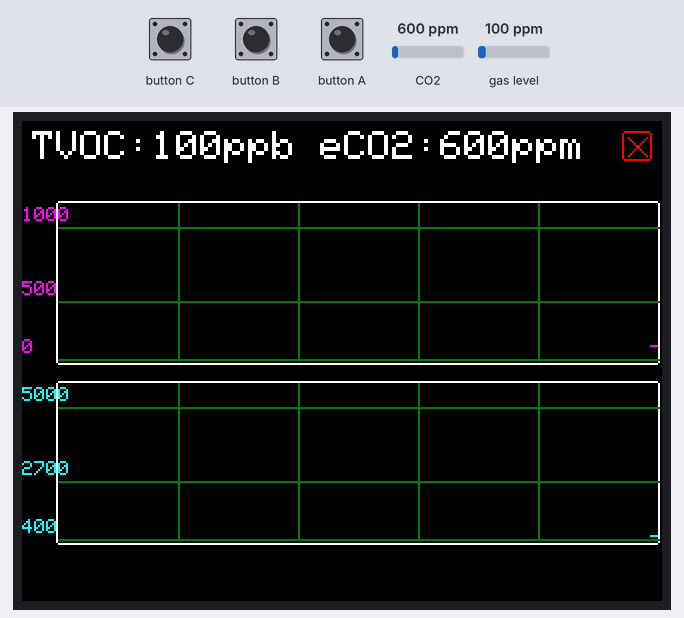
The program below on a simulated ESP32. Shown: 320×240 colour display. The inputs (shaded band) are chosen by the test bench; at power-on: CO2 600 ppm, gas level 100 ppm. Storage starts empty; EEPROM starts erased; what the program prints to the serial monitor is not drawn.

Above: at 19.9 s.
20.0 s: button B pressed for 0.15 s
At 20.3 s:
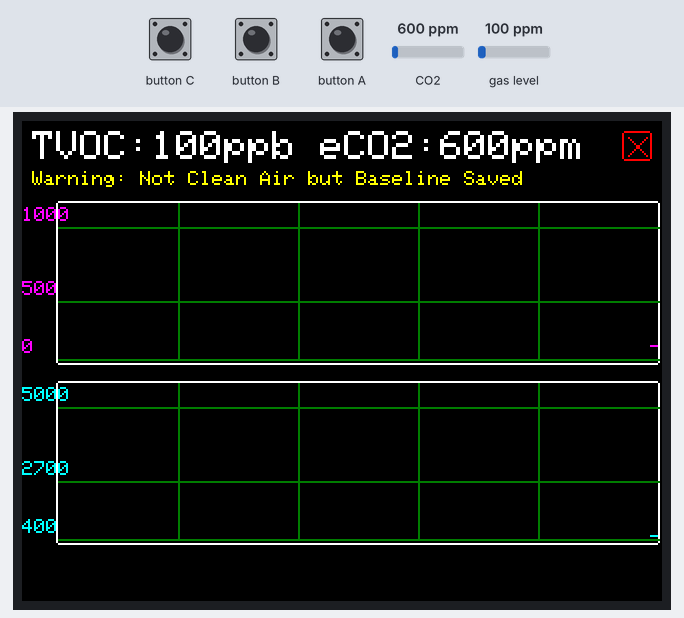
20.7 s: button A pressed for 0.15 s
At 22.3 s:
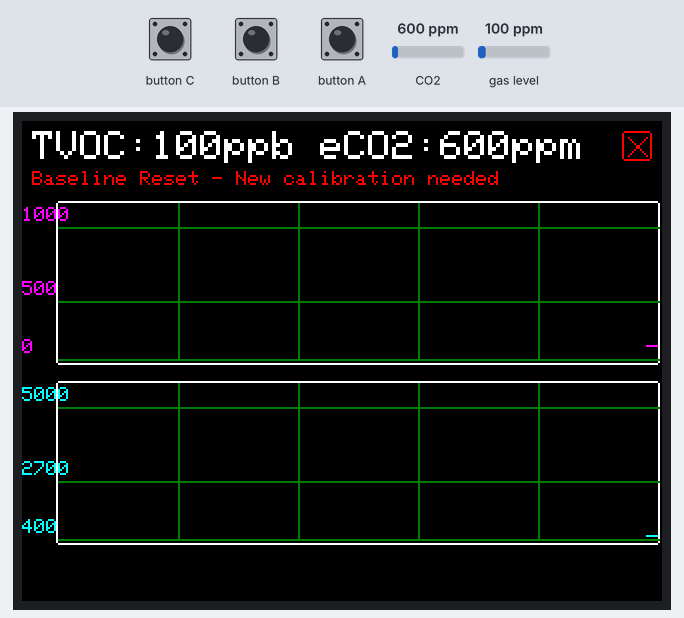
24.0 s: button C pressed for 0.15 s
At 25.2 s:
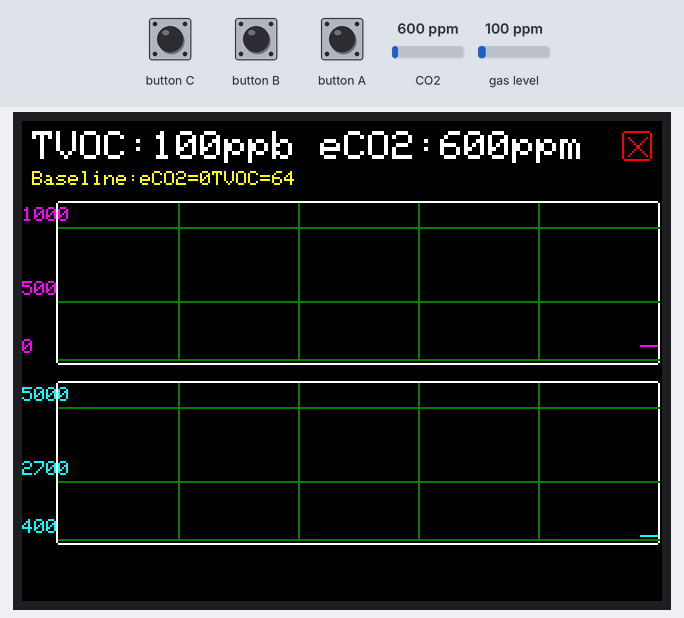
27.0 s: CO2 set to 452 ppm
At 28.3 s:
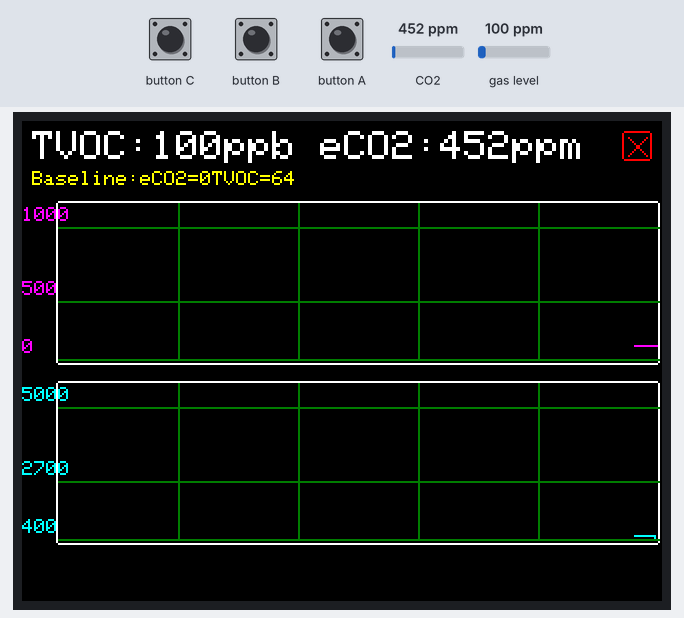
29.1 s: button B pressed for 1 s
At 30.3 s:
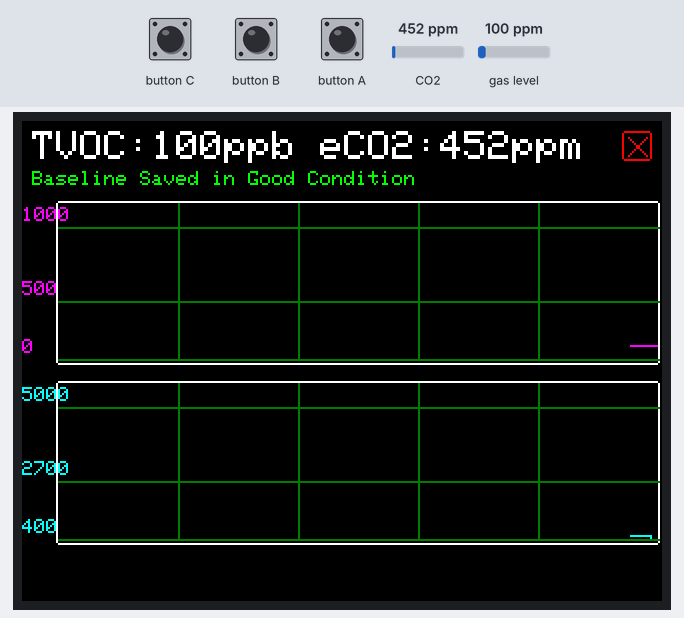
32.0 s: gas level set to 20 ppm
At 33.4 s:
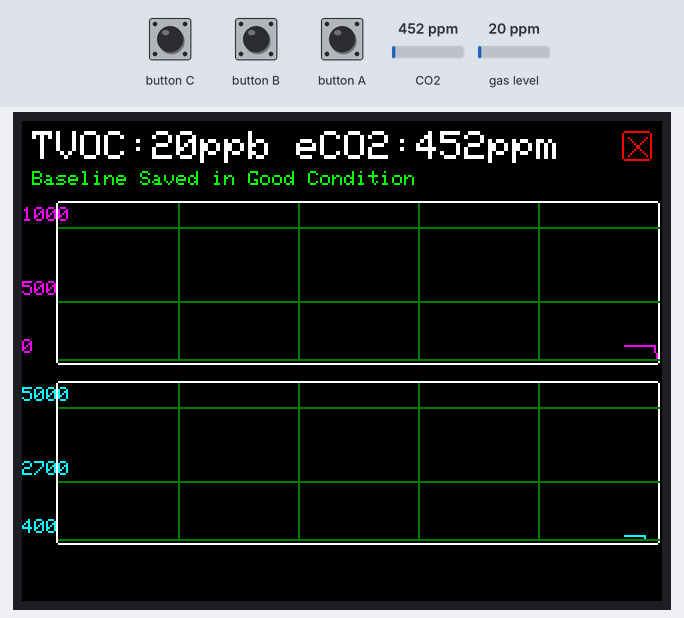
Timing chart, 0 to 35.0 s (numbered marks = the images above; inputs shaded):
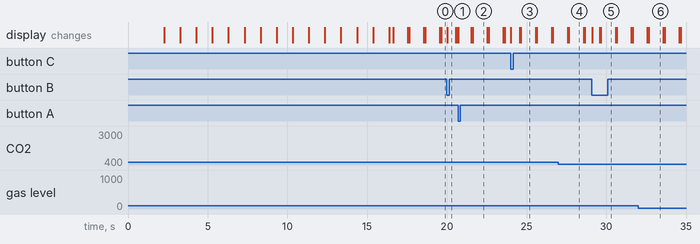

Measured:
- after the input at 20.0 s, the display: changes at once (image 1)
- after the input at 20.7 s, the display: first changes at once (image 2 shows a later state)
- after the input at 24.0 s, the display: first changes at once (image 3 shows a later state)
- after the input at 29.1 s, the display: first changes at once (image 5 shows a later state)
- what the display in image 2 shows lasts 0.9 s, from 21.6 s to 22.5 s

The program:

main.cpp
```cpp
#include <M5Stack.h>
#include "Adafruit_SGP30.h"
#include <Preferences.h>
#include "GraphManager.h"
#include "SensorManager.h"
#include "UIManager.h"
#include <WiFi.h>
#include <SD.h>

// 定数定義
#define INIT_COUNTDOWN 15     // 初期化カウントダウン秒数
#define WIFI_CONFIG_FILE "/wifi_config.txt"  // SDカード上の設定ファイル
#define WIFI_CONNECT_TIMEOUT 10000  // WiFi接続タイムアウト（ミリ秒）
#define LOOP_DELAY 10         // メインループの遅延（ミリ秒）
#define SD_CS_PIN 4           // M5Stack標準のSDカードCSピン

// グローバル変数
Adafruit_SGP30 sgp;
Preferences preferences;
SensorManager sensor_manager;
GraphManager graph_manager;
UIManager ui_manager;
bool sensor_connected = false;
bool wifi_connected = false;
unsigned long last_millis = 0;

// SDカード初期化関数 - 診断テストで成功した方法を使用
bool initSDCard() {
  // 方法1: 直接SPI
  if (SD.begin(SD_CS_PIN)) {
    Serial.println("SD Card initialized with direct SPI method");
    return true;
  }

  // 方法2: 低速SPI
  Serial.println("Trying low-speed SPI method...");
  SD.end(); // 前回の初期化をリセット
  delay(200);

  SPIClass spi = SPIClass(VSPI);
  spi.begin();
  if (SD.begin(SD_CS_PIN, spi, 400000)) { // 400kHzの低速で試行
    Serial.println("SD Card initialized with low-speed SPI method");
    return true;
  }

  Serial.println("All SD initialization methods failed");
  return false;
}

// WiFi設定を読み込む関数
bool loadWifiConfig(String &ssid, String &password) {
  // SDカードはすでに初期化されているはず

  File configFile = SD.open(WIFI_CONFIG_FILE, FILE_READ);
  if (!configFile) {
    Serial.println("Config file not found");
    return false;
  }

  ssid = configFile.readStringUntil('\n');
  ssid.trim();
  password = configFile.readStringUntil('\n');
  password.trim();

  configFile.close();
  return (ssid.length() > 0);
}

// WiFiに接続する関数
bool connectToWifi() {
  String ssid, password;

  if (!loadWifiConfig(ssid, password)) {
    Serial.println("WiFi config load failed");
    return false;
  }

  Serial.printf("WiFi connecting: %s\n", ssid.c_str());
  WiFi.begin(ssid.c_str(), password.c_str());

  // 接続待機（タイムアウト付き）
  unsigned long startTime = millis();
  while (WiFi.status() != WL_CONNECTED) {
    if (millis() - startTime > WIFI_CONNECT_TIMEOUT) {
      Serial.println("\nWiFi connection timeout");
      return false;
    }
    delay(500);
    Serial.print(".");
  }

  Serial.println("\nWiFi connected");
  Serial.print("IP address: ");
  Serial.println(WiFi.localIP());
  return true;
}

// WiFi接続状態をチェックする関数
void checkWiFiStatus() {
  // 接続が切れていれば再接続を試みる
  if (wifi_connected && WiFi.status() != WL_CONNECTED) {
    wifi_connected = false;
    Serial.println("WiFi connection lost");
  } else if (!wifi_connected && WiFi.status() == WL_CONNECTED) {
    wifi_connected = true;
    Serial.println("WiFi connected");
  }
}

void setup() {
  Serial.begin(115200); // 通信速度を115200bpsに変更
  Serial.println("\n=== Air Quality Monitor Starting ===");

  // M5Stackの初期化
  M5.begin(true, false, true, true);
  M5.Lcd.fillScreen(BLACK);

  // UIマネージャの初期化
  ui_manager.init();

  // グラフマネージャの初期化
  graph_manager.init();

  // SDカードの初期化 - 改良版を使用
  Serial.println("Initializing SD card...");
  bool sdCardOK = initSDCard();
  if (!sdCardOK) {
    Serial.println("SD card initialization failed");
    ui_manager.showMessage("SD Card Error!", 2000);
    // SDカードエラーでも続行
  }

  // WiFi接続（SDカード初期化成功時のみ）
  if (sdCardOK) {
    wifi_connected = connectToWifi();
    ui_manager.showMessage(wifi_connected ? "WiFi connected!" : "WiFi connection failed", 2000);
  } else {
    wifi_connected = false;
  }

  // センサーの初期化
  sensor_connected = sensor_manager.init(&sgp, &preferences);
  if (!sensor_connected) {
    ui_manager.showSensorError();
  }

  // ボタン操作ガイドを表示
  ui_manager.showButtonGuide();
}

// ボタン処理関数
void handleButtons() {
  M5.update();

  // Aボタン：ベースラインリセット
  if (M5.BtnA.wasPressed() && sensor_connected) {
    if (sensor_manager.resetBaseline(&sgp)) {
      ui_manager.showBaselineReset();
    }
  }

  // Bボタン：手動ベースライン保存
  if (M5.BtnB.wasPressed() && sensor_connected) {
    bool isCleanAir = sensor_manager.isCleanAirCondition();
    sensor_manager.saveBaseline(&sgp, &preferences);
    ui_manager.showBaselineSaved(isCleanAir);
  }

  // Cボタン：現在のベースライン値を表示
  if (M5.BtnC.wasPressed() && sensor_connected) {
    uint16_t eco2_base, tvoc_base;
    if (sensor_manager.getBaseline(&sgp, &eco2_base, &tvoc_base)) {
      ui_manager.showBaselineValues(eco2_base, tvoc_base);
    }
  }
}

void loop() {
  static int countdown = INIT_COUNTDOWN;
  static bool initialized = false;

  // 初期化カウントダウン処理
  if (countdown > 0) {
    if (millis() - last_millis > 1000) {
      last_millis = millis();
      countdown--;
      ui_manager.updateCountdown(countdown);
    }
    delay(LOOP_DELAY);
    return;
  }

  // 初期化完了後の一度だけの処理
  if (!initialized) {
    ui_manager.clearInitArea();
    graph_manager.drawFrames();
    initialized = true;
  }

  // センサーデータ更新（1秒ごと）
  sensor_manager.update(sensor_connected);

  // グラフ更新（1秒ごと）
  graph_manager.update(sensor_manager.getTVOC(), sensor_manager.getECO2());

  // 画面表示更新（1秒ごと）
  ui_manager.updateValues(
    sensor_manager.getTVOC(),
    sensor_manager.getECO2(),
    sensor_connected,
    sensor_manager.isCleanAirDetected(),
    sensor_manager.getCleanAirRemainingTime(),
    wifi_connected
  );

  // WiFi接続状態をチェック
  checkWiFiStatus();

  // ボタン処理
  handleButtons();

  delay(LOOP_DELAY);
}
```
